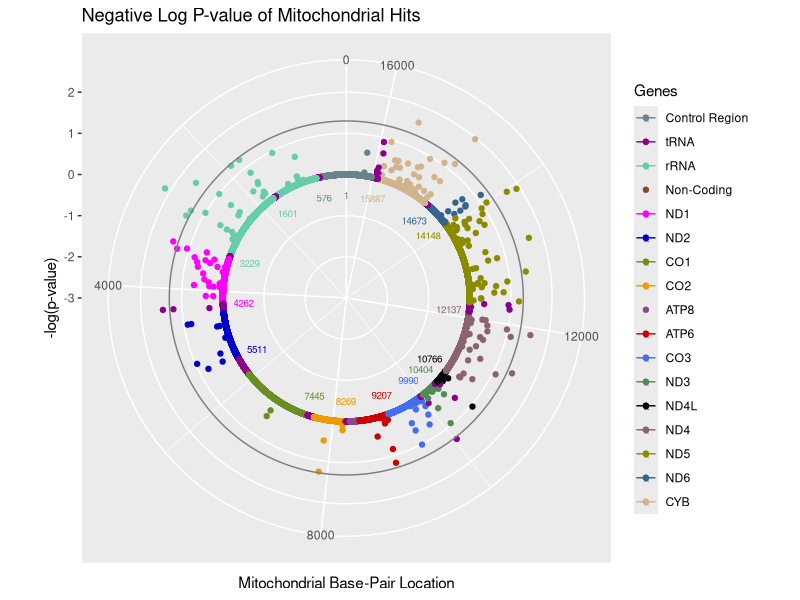
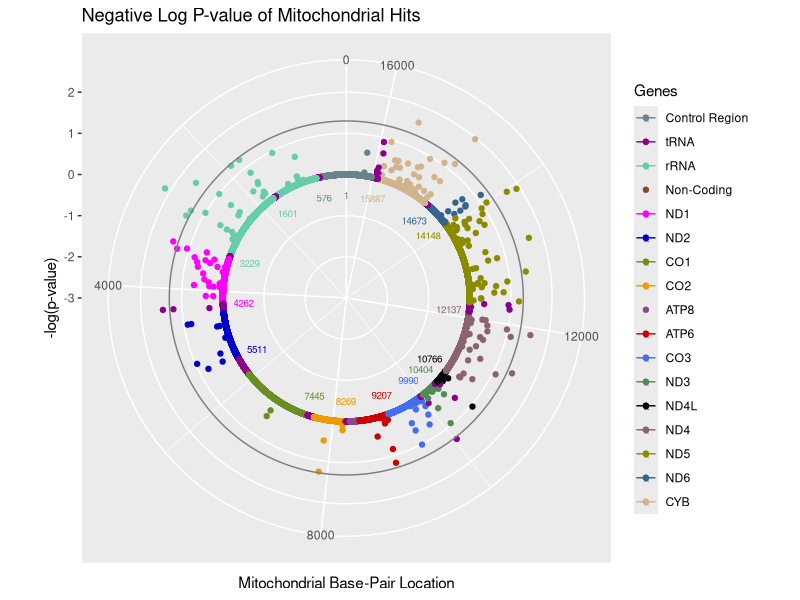

The R source for these figures, in order:
library("ggplot2")
library("dplyr")
library("magrittr")

##################
# Mito Manhattan 
##################

mitodata <- read.table(file="Example_SolarPlot_Data.txt", header=T) %>% tbl_df()

# Sets gene names for bp ranges
addgenelabel <- function(bp,gene) { 
  gene <- ifelse(bp < 577,gene <- "Control-Region", 
               ifelse(bp < 648,gene <- "tRNA", 
               ifelse(bp < 1602,gene <- "rRNA", 
               ifelse(bp < 1671,gene <- "tRNA", 
               ifelse(bp < 3230,gene <- "rRNA", 
               ifelse(bp < 3305,gene <- "tRNA", 
               ifelse(bp < 3307,gene <- "Non-Coding", 
               ifelse(bp < 4263,gene<- "ND1", 
               ifelse(bp < 4332,gene <- "tRNA", 
               ifelse(bp < 4401,gene <- "tRNA", 
               ifelse(bp < 4402,gene <- "Non-Coding", 
               ifelse(bp < 4470,gene <- "tRNA", 
               ifelse(bp < 5512,gene <- "ND2", 
               ifelse(bp < 5580,gene <- "tRNA", 
               ifelse(bp < 5587,gene <- "Non-Coding", 
               ifelse(bp < 5656,gene <- "tRNA", 
               ifelse(bp < 5657,gene <- "Non-Coding", 
               ifelse(bp < 5730,gene <- "tRNA", 
               ifelse(bp < 5826,gene <- "tRNA", 
               ifelse(bp < 5892,gene <- "tRNA", 
               ifelse(bp < 5904,gene <- "Non-Coding", 
               ifelse(bp < 7446,gene <- "CO1", 
               ifelse(bp < 7515,gene <- "tRNA", 
               ifelse(bp < 7518,gene <- "Non-Coding", 
               ifelse(bp < 7586,gene <- "tRNA", 
               ifelse(bp < 8270,gene <- "CO2", 
               ifelse(bp < 8295,gene <- "Non-Coding", 
               ifelse(bp < 8365,gene <- "tRNA", 
               ifelse(bp < 8366,gene <- "Non-Coding", 
               ifelse(bp < 8573,gene <- "ATP8", 
               ifelse(bp < 9208,gene <- "ATP6", 
               ifelse(bp < 9991,gene <- "CO3", 
               ifelse(bp < 10059,gene <- "tRNA", 
               ifelse(bp < 10405,gene <- "ND3", 
               ifelse(bp < 10470,gene <- "tRNA", 
               ifelse(bp < 10767,gene <- "ND4L", 
               ifelse(bp < 12138,gene <- "ND4", 
               ifelse(bp < 12207,gene <- "tRNA", 
               ifelse(bp < 12266,gene <- "tRNA", 
               ifelse(bp < 12337,gene <- "tRNA", 
               ifelse(bp < 14149,gene <- "ND5", 
               ifelse(bp < 14674,gene <- "ND6", 
               ifelse(bp < 14743,gene <- "tRNA", 
               ifelse(bp < 14747,gene <- "Non-Coding", 
               ifelse(bp < 15888,gene <- "CYB", 
               ifelse(bp < 15954,gene <- "tRNA", 
               ifelse(bp < 15956,gene <- "Non-Coding", 
               ifelse(bp < 16024,gene <- "tRNA", 
               ifelse(bp < 17000,gene <- "Control-Region")))))))))))))))))))))))))))))))))))))))))))))))))}

# Add gene names to each SNP
mitodata %<>% mutate(gene=addgenelabel(bp,gene))

# Display internal structure of mitodata
mitodata %>% str()


mitodata %<>% 
  mutate(neglogp = -log10(p)) %>% # Creates and stores negative log p as a new variable
  mutate(neglogpline = -log10(0.05)) %>% # Adds sig threshold line at -log(0.05)
  mutate(extraline = -3) # Adds -3 label to y axis

# Set colors for each gene
colours <- c("Control-Region" <- "lightblue4", "tRNA" <- "magenta4", "rRNA" <- "mediumaquamarine", "Non-Coding" <- "sienna4", "ND1" <- "magenta", "ND2" <- "mediumblue", "CO1" <- "olivedrab", "CO2" <- "orange2", "ATP8" <- "orchid4", "ATP6" <- "red3", "CO3" <- "royalblue2", "ND3" <- "palegreen4", "ND4L" <- "grey0", "ND4" <- "pink4", "ND5" <- "yellow4", "ND6" <- "steelblue4", "CYB" <- "tan","red")

# Create gene boundaries and lines
visibleboundaries <- c(1,576,1601,3229,4262,5511,7445,8269,9207,9990,10404,10766,12137,14148,14673,15887)

bdries <- data.frame(x = visibleboundaries,y=-.5)

bdries$gene <- addgenelabel(bdries$x,bdries$gene)

lines <- data.frame(x = seq(0,16567,by=1),y = 0)

lines$gene <- addgenelabel(lines$x,lines$gene)

# Plot everything and GO
ggplot(mitodata, aes(x = bp,y = neglogp,color = gene)) +
  geom_point() + 
  coord_polar(direction = -1) +
  geom_line(aes(x,1.30,color = "red"),data = lines) +
  #facet_grid(.~pheno) +
  geom_line(aes(y=extraline)) +
  geom_point(aes(x,y,color = gene),data=lines) +
  scale_colour_manual(values = colours,"Genes",
                      breaks = c("Control-Region","tRNA","rRNA","Non-Coding","ND1","ND2","CO1","CO2","ATP8","ATP6","CO3","ND3","ND4L","ND4","ND5","ND6","CYB"),
                      labels = c("Control Region","tRNA","rRNA","Non-Coding","ND1","ND2","CO1","CO2","ATP8","ATP6","CO3","ND3","ND4L","ND4","ND5","ND6","CYB")) +
  xlab("Mitochondrial Base-Pair Location") +
  ylab("-log(p-value)") +
  ggtitle("Negative Log P-value of Mitochondrial Hits") +
  geom_text(data = bdries, aes(x,y,label=x),size = 2.5)

ggsave("Example_SolarPlot_Plot.png", w=6, h=6, dpi=110)

